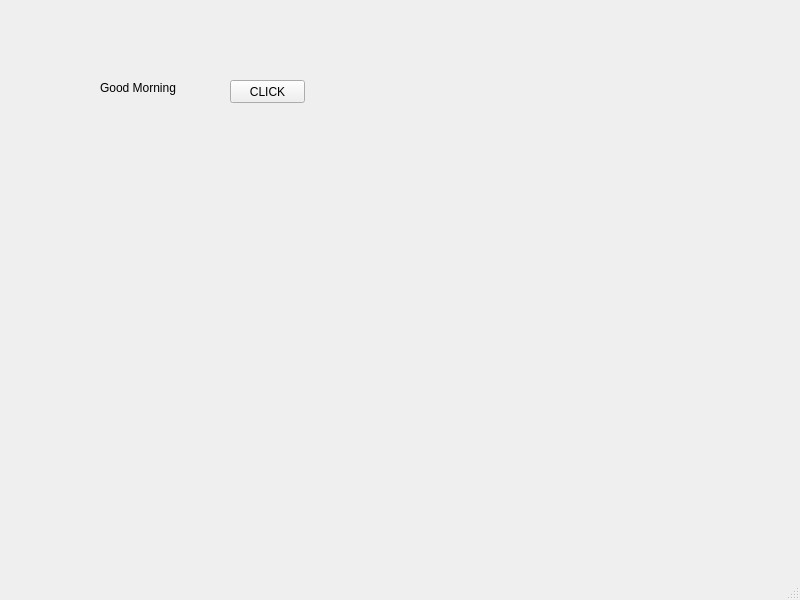
<?xml version="1.0" encoding="UTF-8"?>
<ui version="4.0">
 <class>MainWindow</class>
 <widget class="QMainWindow" name="MainWindow">
  <property name="geometry">
   <rect>
    <x>0</x>
    <y>0</y>
    <width>800</width>
    <height>600</height>
   </rect>
  </property>
  <property name="windowTitle">
   <string>MainWindow</string>
  </property>
  <widget class="QWidget" name="centralwidget">
   <widget class="QLabel" name="lbl">
    <property name="geometry">
     <rect>
      <x>100</x>
      <y>80</y>
      <width>101</width>
      <height>16</height>
     </rect>
    </property>
    <property name="text">
     <string>Good Morning</string>
    </property>
   </widget>
   <widget class="QPushButton" name="pb">
    <property name="geometry">
     <rect>
      <x>230</x>
      <y>80</y>
      <width>75</width>
      <height>23</height>
     </rect>
    </property>
    <property name="text">
     <string>CLICK</string>
    </property>
   </widget>
  </widget>
  <widget class="QMenuBar" name="menubar">
   <property name="geometry">
    <rect>
     <x>0</x>
     <y>0</y>
     <width>800</width>
     <height>21</height>
    </rect>
   </property>
  </widget>
  <widget class="QStatusBar" name="statusbar"/>
 </widget>
 <resources/>
 <connections/>
</ui>
